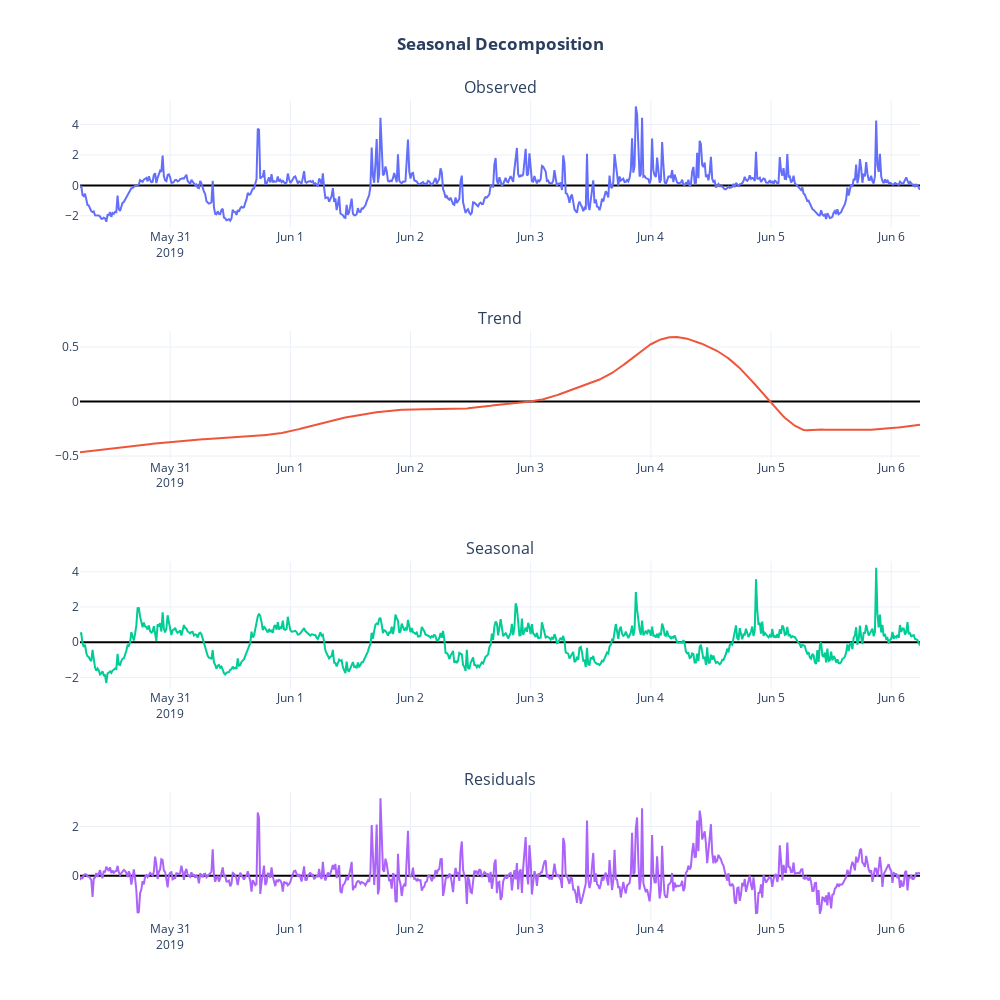

This figure's notebook cell:
### Markdown cell above
Season-Trend decomposition using LOESS.

### Code cell
from statsmodels.tsa.seasonal import STL
import plotly.graph_objects as go
from plotly.subplots import make_subplots

res = STL(individuals.loc[start:end, house_ids[2]].values, period=24*4).fit()
def plot_seasonal_decompose(result, dates, title="Seasonal Decomposition"):
    x_values = dates if dates is not None else np.arange(len(result.observed))
    return (
        make_subplots(
            rows=4,
            cols=1,
            subplot_titles=["Observed", "Trend", "Seasonal", "Residuals"],
        )
        .add_trace(
            go.Scatter(x=x_values, y=result.observed, mode="lines", name='Observed'),
            row=1,
            col=1,
        )
        .add_trace(
            go.Scatter(x=x_values, y=result.trend, mode="lines", name='Trend'),
            row=2,
            col=1,
        )
        .add_trace(
            go.Scatter(x=x_values, y=result.seasonal, mode="lines", name='Seasonal'),
            row=3,
            col=1,
        )
        .add_trace(
            go.Scatter(x=x_values, y=result.resid, mode="lines", name='Residual'),
            row=4,
            col=1,
        )
        .update_layout(
            template="plotly_white",
            height=1000, width=1000,
            title=f'<b>{title}</b>', margin={'t':100}, title_x=0.5, showlegend=False,
            xaxis_zerolinewidth=2, xaxis_zerolinecolor="black",
            yaxis_zerolinewidth=2, yaxis_zerolinecolor="black",
            xaxis2_zerolinewidth=2, xaxis2_zerolinecolor="black",
            yaxis2_zerolinewidth=2, yaxis2_zerolinecolor="black",
            xaxis3_zerolinewidth=2, xaxis3_zerolinecolor="black",
            yaxis3_zerolinewidth=2, yaxis3_zerolinecolor="black",
            xaxis4_zerolinewidth=2, xaxis4_zerolinecolor="black",
            yaxis4_zerolinewidth=2, yaxis4_zerolinecolor="black",
        )
    )
fig = plot_seasonal_decompose(res, individuals.loc[start:end, :].index, title="Seasonal Decomposition")
fig.show()

### Figure 1 — Plotly figure (JSON) as saved in the notebook; plotly's stock layout.template omitted (floating-point values rounded to 4 significant figures; data arrays with more than 128 entries replaced by an {"elided": "..."} marker saying what was removed)
{"data": [{"mode": "lines", "name": "Observed", "type": "scatter", "x": {"elided": "672 str values"}, "xaxis": "x", "y": {"elided": "672 float values"}, "yaxis": "y"}, {"mode": "lines", "name": "Trend", "type": "scatter", "x": {"elided": "672 str values"}, "xaxis": "x2", "y": {"elided": "672 float values"}, "yaxis": "y2"}, {"mode": "lines", "name": "Seasonal", "type": "scatter", "x": {"elided": "672 str values"}, "xaxis": "x3", "y": {"elided": "672 float values"}, "yaxis": "y3"}, {"mode": "lines", "name": "Residual", "type": "scatter", "x": {"elided": "672 str values"}, "xaxis": "x4", "y": {"elided": "672 float values"}, "yaxis": "y4"}], "layout": {"annotations": [{"font": {"size": 16}, "showarrow": false, "text": "Observed", "x": 0.5, "xanchor": "center", "xref": "paper", "y": 1, "yanchor": "bottom", "yref": "paper"}, {"font": {"size": 16}, "showarrow": false, "text": "Trend", "x": 0.5, "xanchor": "center", "xref": "paper", "y": 0.7188, "yanchor": "bottom", "yref": "paper"}, {"font": {"size": 16}, "showarrow": false, "text": "Seasonal", "x": 0.5, "xanchor": "center", "xref": "paper", "y": 0.4375, "yanchor": "bottom", "yref": "paper"}, {"font": {"size": 16}, "showarrow": false, "text": "Residuals", "x": 0.5, "xanchor": "center", "xref": "paper", "y": 0.1562, "yanchor": "bottom", "yref": "paper"}], "height": 1000, "margin": {"t": 100}, "showlegend": false, "title": {"text": "<b>Seasonal Decomposition</b>", "x": 0.5}, "width": 1000, "xaxis": {"anchor": "y", "autorange": true, "domain": [0, 1], "range": ["2019-05-30 06:00", "2019-06-06 05:45"], "type": "date", "zerolinecolor": "black", "zerolinewidth": 2}, "xaxis2": {"anchor": "y2", "autorange": true, "domain": [0, 1], "range": ["2019-05-30 06:00", "2019-06-06 05:45"], "type": "date", "zerolinecolor": "black", "zerolinewidth": 2}, "xaxis3": {"anchor": "y3", "autorange": true, "domain": [0, 1], "range": ["2019-05-30 06:00", "2019-06-06 05:45"], "type": "date", "zerolinecolor": "black", "zerolinewidth": 2}, "xaxis4": {"anchor": "y4", "autorange": true, "domain": [0, 1], "range": ["2019-05-30 06:00", "2019-06-06 05:45"], "type": "date", "zerolinecolor": "black", "zerolinewidth": 2}, "yaxis": {"anchor": "x", "autorange": true, "domain": [0.8438, 1], "range": [-2.811, 5.614], "type": "linear", "zerolinecolor": "black", "zerolinewidth": 2}, "yaxis2": {"anchor": "x2", "autorange": true, "domain": [0.5625, 0.7188], "range": [-0.5244, 0.6509], "type": "linear", "zerolinecolor": "black", "zerolinewidth": 2}, "yaxis3": {"anchor": "x3", "autorange": true, "domain": [0.2812, 0.4375], "range": [-2.677, 4.596], "type": "linear", "zerolinecolor": "black", "zerolinewidth": 2}, "yaxis4": {"anchor": "x4", "autorange": true, "domain": [0, 0.1562], "range": [-1.803, 3.411], "type": "linear", "zerolinecolor": "black", "zerolinewidth": 2}}}
